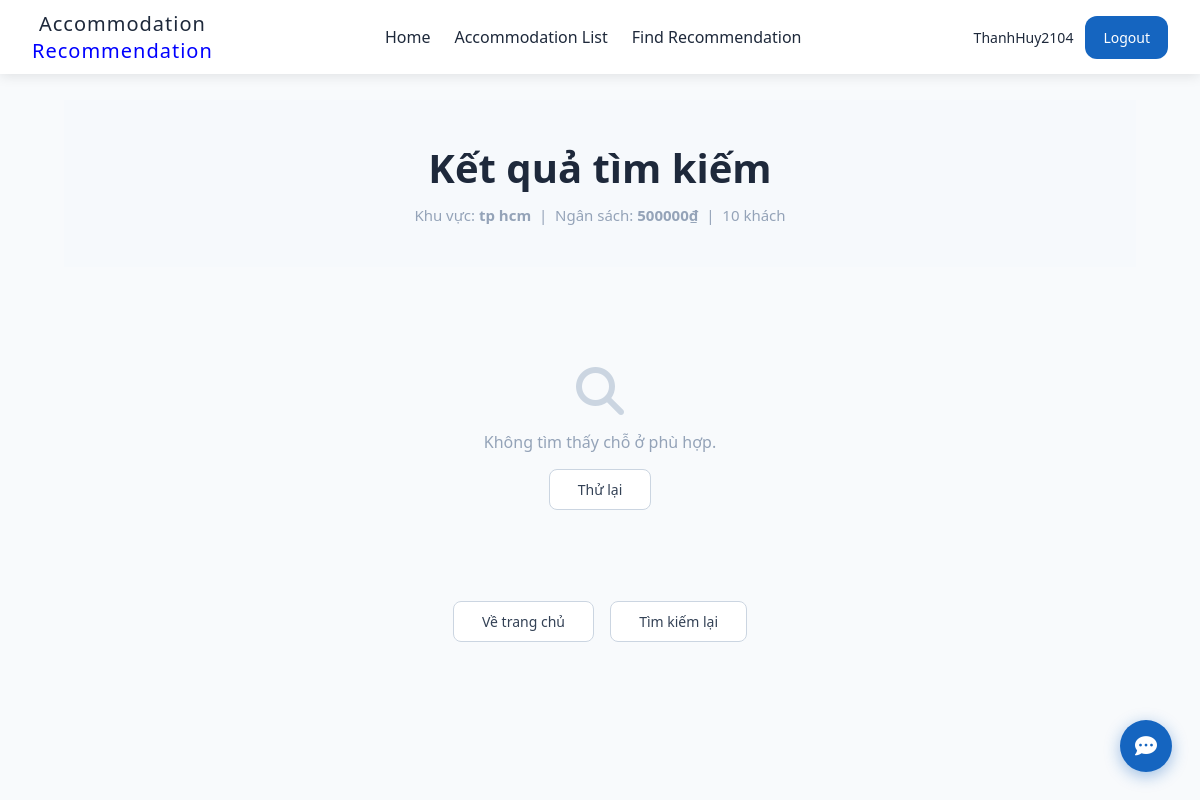
The app's page /recommendations/1/ (signed in) with its own data.
### preferences/models.py (models this page shows, shortened)
class UserPreference(models.Model):
    TYPE_CHOICES = [
        ('hotel', 'Hotel'),
        ('homestay', 'Homestay'),
        ('hostel', 'Hostel'),
        ('apartment', 'Apartment'),
    ]
    area = models.CharField(max_length=100)
    budget = models.IntegerField()
    guest_count = models.IntegerField()
    preferred_type = models.CharField(max_length=20, choices=TYPE_CHOICES, blank=True, null=True)
    required_amenities = models.JSONField(default=list, blank=True)
    created_at = models.DateTimeField(auto_now_add=True)

### recommendations/views.py (the view)
# urls.py: path('<int:pref_id>/', views.recommendation_result, name='recommendation_result'),
def recommendation_result(request, pref_id):
    preference = get_object_or_404(UserPreference, id=pref_id)
    accommodations = get_candidate_accommodations(preference)
    scored_results = []
    for item in accommodations:
        scored_results.append((item, calculate_matching_score(item, preference)))
    scored_results.sort(key=lambda x: x[1], reverse=True)
    count = min(len(scored_results), 5)
    final_output = scored_results[:count]
    return render(request, 'recommendations/recommendation_result.html',
    {
        'preference': preference,
        'results': final_output
    })

### recommendations/services.py (called while the page is built)
def get_candidate_accommodations(preference) -> list[Accommodation]:
    base_qs = Accommodation.objects.filter(capacity__gte=preference.guest_count)
    if preference.budget and preference.budget > 0:
        base_qs = base_qs.filter(price_per_night__lte=preference.budget)
    unique_items: dict[str, Accommodation] = {}
    for item in base_qs:
        unique_items.setdefault(item.name, item)
    candidates = list(unique_items.values())
    return [item for item in candidates if area_matches(item.area, preference.area)]

### templates/recommendations/recommendation_result.html
{% extends 'base.html' %}
{% load static %}
{% block content %}
<div class="rec-page">
    <div class="section-title" style="margin-bottom: 32px;">
        <h1 class="section-heading">Kết quả tìm kiếm</h1>
        <p class="section-subtitle">
            Khu vực: <strong>{{ preference.area }}</strong> &nbsp;|&nbsp;
            Ngân sách: <strong>{{ preference.budget|floatformat:0 }}₫</strong> &nbsp;|&nbsp;
            {{ preference.guest_count }} khách
        </p>
    </div>
    <div class="acc-list">
        {% for item, score in results %}
        <a href="{% url 'accommodation_detail' item.pk %}" class="acc-card">
            <div class="acc-img-wrap">
                {% if item.image_url %}
                    <img src="{{ item.image_url }}" alt="{{ item.name }}" class="acc-img" />
                {% else %}
                    <div class="acc-img acc-img-placeholder">
                        <i class="fa-solid fa-building" style="font-size:40px; color:#cbd5e1;"></i>
                    </div>
                {% endif %}
                {% if score >= 4.5 %}
                    <div class="rec-score-badge badge-excellent">Xuất sắc ★</div>
                {% elif score >= 3.5 %}
                    <div class="rec-score-badge badge-good">Phù hợp</div>
                {% else %}
                    <div class="rec-score-badge badge-ok">Tạm được</div>
                {% endif %}
            </div>
            <div class="acc-body">
                <div class="acc-top">
                    <div>
                        <p class="acc-type">{{ item.accommodation_type }}</p>
                        <p class="acc-name">{{ item.name }}</p>
                        <p class="acc-address">
                            <i class="fa-solid fa-location-dot"></i>
                            {{ item.address }}, {{ item.area }}
                        </p>
                    </div>
                    <div class="acc-rating">★ {{ item.rating }}</div>
                </div>
                <p class="acc-desc">{{ item.description }}</p>
                <div class="score-bar-wrap">
                    <span class="score-label">Độ phù hợp</span>
                    <div class="score-bar">
                        {% widthratio score 5 100 as score_pct %}
                        <div class="score-fill" style="width: {{ score_pct }}%;"></div>
                    </div>
                    <span class="score-num">{{ score }}/5</span>
                </div>
                <div class="acc-bottom">
                    <div class="acc-info">
                        <span><i class="fa-solid fa-user"></i> {{ item.capacity }} khách</span>
                        {% for amenity in item.amenities %}
                            <span><i class="fa-solid fa-check"></i> {{ amenity }}</span>
                        {% endfor %}
                    </div>
                    <div class="acc-price-wrap">
                        <p class="acc-price">
                            <span>{{ item.price_per_night|floatformat:0 }}₫</span>/night
                        </p>
                        <button class="hotel-book-btn">Book Now</button>
                    </div>
                </div>
            </div>
        </a>
        {% empty %}
            <div style="text-align:center; padding: 60px 20px; grid-column: 1/-1;">
                <i class="fa-solid fa-magnifying-glass" style="font-size:48px; color:#cbd5e1; display:block; margin-bottom:16px;"></i>
                <p style="color:#94a3b8; font-size:16px;">Không tìm thấy chỗ ở phù hợp.</p>
                <a href="/preferences/" class="view-all-btn" style="margin-top:16px; display:inline-block;">Thử lại</a>
            </div>
        {% endfor %}
    </div>
    <div style="text-align:center; margin-top: 40px;">
        <a href="/" class="view-all-btn">Về trang chủ</a>
        <a href="/preferences/" class="view-all-btn" style="margin-left:12px;">Tìm kiếm lại</a>
    </div>
</div>
{% endblock %}

### templates/base.html (shortened to what this page needs)
{% load static %}
<!DOCTYPE html>
<html>
<head>
    <link rel="stylesheet" href="{% static 'css.css' %}">
    <link rel="stylesheet" href="https://cdnjs.cloudflare.com/ajax/libs/font-awesome/6.5.0/css/all.min.css">
</head>
<body class='body'>
    <nav class="nav">
        <a href="/" class="nav-brand">Accommodation <br> <span class='recommendation'>Recommendation</span></a>
        {% if request.path != '/accounts/login/' and request.path != '/accounts/register/' %}
        <div class="nav-links">
            <a href="/">Home</a>
            <a href="/accommodations/">Accommodation List</a>
            <a href="/preferences/">Find Recommendation</a>
        </div>
        {% endif %}
        <div class="nav-auth">
            {% if user.is_authenticated %}
                <a href="/accounts/profile/" class="login-btn">{{ user.username }}</a>
                <a href="/accounts/logout/" class="register-btn">Logout</a>
            {% else %}
                <a href="/accounts/login/" class="login-btn">Login</a>
                <a href="/accounts/register/" class="register-btn">Register</a>
            {% endif %}
        </div>
        <div class="chat-btn" id="chatBtn" onclick="toggleChat()">
            <i class="fa-solid fa-comment-dots"></i>
        </div>
    </nav>
    {% block content %}{% endblock %}
</body>
</html>

### static/css.css (style rules this page uses)
* { margin: 0; padding: 0; box-sizing: border-box; }
.body { background-color: white; font-family: system-ui, -apple-system, BlinkMacSystemFont, "Segoe UI", Roboto, sans-serif; }
.recommendation { color: blue; }
.nav { z-index: 10; background: transparent; padding: 0 32px; display: flex; align-items: center; justify-content: space-between; height: 74px; position: fixed; top: 0; left: 0; right: 0; }
.nav-scrolled { background: #fff !important; box-shadow: 0 2px 12px rgba(0, 0, 0, 0.1); transition: all ease 0.5s; }
.nav-scrolled .nav-brand, .nav-scrolled .nav-links a, .nav-scrolled .nav-auth .login-btn { color: #1e293b !important; }
.nav-scrolled .nav-auth .register-btn { background: #1565c0; color: #fff !important; }
.nav-brand { color: black; font-weight: bold; font-size: 20px; font-weight: 500; letter-spacing: 1px; text-decoration: none; text-align: center; }
.nav-links { display: flex; gap: 24px; }
.nav-links a { color: white; font-size: 16px; text-decoration: none; transition: color 0.2s; }
.nav-auth { display: flex; gap: 12px; align-items: center; }
.nav-auth .login-btn { color: white; font-size: 14px; text-decoration: none; transition: color 0.2s; }
.nav-auth .register-btn { background: white; color: black; padding: 12px 18px; border-radius: 12px; font-size: 14px; text-decoration: none; transition: background 0.2s; }
.section-title { display: flex; flex-direction: column; align-items: center; text-align: center; padding: 40px 0; background-color: #f6f9fc; }
.section-heading { font-size: 40px; font-weight: 700; color: #1e293b; margin: 0; }
.section-subtitle { font-size: 15px; color: #94a3b8; margin-top: 8px; max-width: 680px; line-height: 1.6; }
.view-all-btn { margin-top: 52px; padding: 10px 28px; border: 1px solid #cbd5e1; border-radius: 8px; background: #fff; color: #334155; font-size: 14px; font-weight: 500; text-decoration: none; transition: background 0.2s, border-color 0.2s; }
.acc-list { display: flex; flex-direction: column; gap: 24px; margin-top: 40px; }
.chat-btn { position: fixed; bottom: 28px; right: 28px; width: 52px; height: 52px; background: #1565c0; color: #fff; border-radius: 50%; display: flex; align-items: center; justify-content: center; font-size: 22px; cursor: pointer; z-index: 1000; box-shadow: 0 4px 16px rgba(21, 101, 192, 0.4); transition: background 0.2s, transform 0.2s; }
.rec-page { background: #f8fafc; padding: 100px 64px 80px; min-height: 100vh; }

### records on screen
UserPreference: area "tp hcm", budget "500000", guest_count "10"

### other values on screen
{{ user.username }} "ThanhHuy2104"
